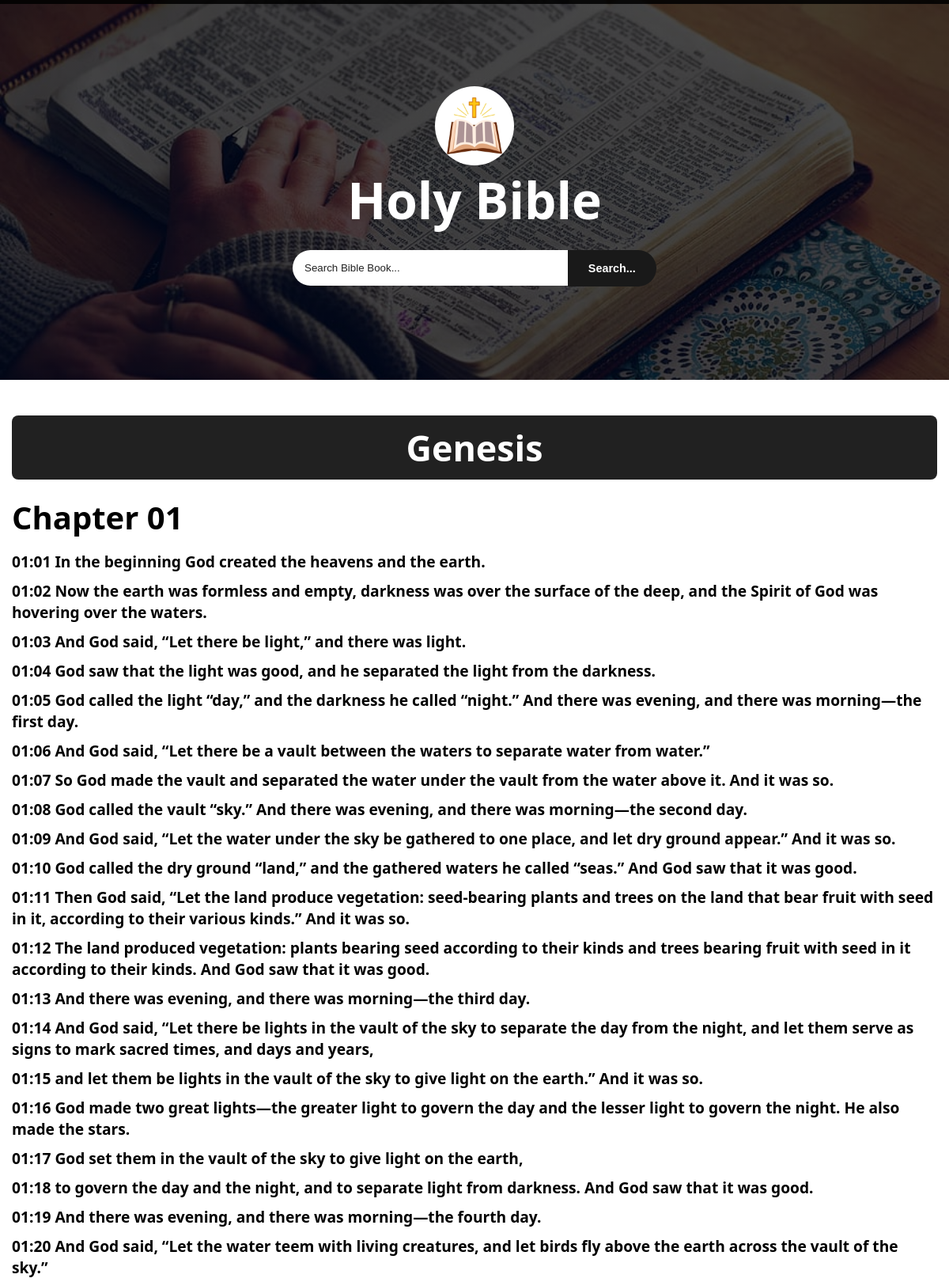
Page /book?book_name=Genesis (upper part) on the committed database.
### tables this page shows
CREATE TABLE `books` (
  `book_id` int(11) NOT NULL,
  `book_name` varchar(100) NOT NULL,
  `testament` varchar(50) NOT NULL
);

CREATE TABLE `chapters` (
  `chapter_id` int(11) NOT NULL,
  `book_id` int(11) NOT NULL,
  `chapter_number` int(11) NOT NULL
);

CREATE TABLE `verses` (
  `verse_id` int(11) NOT NULL,
  `chapter_id` int(11) NOT NULL,
  `verse_number` int(11) NOT NULL,
  `text` longtext NOT NULL
);

### book.php (the view, shortened to what this page needs)
<?php
include("connection.php");
$b_name = $_GET['book_name'];
$book_name = urldecode($b_name);
$select = $con->query("SELECT * FROM `books` WHERE `book_name` = '$book_name'");
$row = mysqli_fetch_assoc($select);
$book_id = $row['book_id'];
$book = $row['book_name'];
$chapters_query = $con->query("SELECT * FROM `chapters` WHERE `book_id` = '$book_id' ORDER BY `chapter_number`");
?>
<!DOCTYPE html>
<html lang="en">
<head>
    <link rel="stylesheet" href="style.css">
</head>
<body>
    <?php
        include("loader.php");
    ?>
    <div class="scroll-bar"></div>
    <div class="main-container">
        <div class="header">
            <img src="./Images/icon.webp" alt="Icon">
            <h1><a href="./bible">Holy Bible</a></h1>
            <form action="" method="POST">
                <input type="search" name="search_value" placeholder="Search Bible Book..." required>
                <button type="submit" name="search">Search...</button>
            </form>
        </div>
        <div class="books-container">
            <div class="title">
                <h1><?php echo htmlspecialchars($book); ?></h1>
            </div>
            <?php
            if (mysqli_num_rows($chapters_query) > 0) {
                while ($chapter_row = mysqli_fetch_assoc($chapters_query)) {
                    $chapter_id = $chapter_row['chapter_id'];
                    $chapter_number = $chapter_row['chapter_number'];
                    echo '<div class="chapter">';
                    echo '<h1>Chapter ' . str_pad($chapter_number, 2, '0', STR_PAD_LEFT) . '</h1>';
                    echo '</div>';
                    $verses_query = $con->query("SELECT * FROM `verses` WHERE `chapter_id` = '$chapter_id' ORDER BY `verse_number`");
                    echo '<div class="verse">';
                    if (mysqli_num_rows($verses_query) > 0) {
                        while ($verse_row = mysqli_fetch_assoc($verses_query)) {
                            $verse_number = $verse_row['verse_number'];
                            $text = $verse_row['text'];
                            echo '<p>' . str_pad($chapter_number, 2, '0', STR_PAD_LEFT) . ':' . str_pad($verse_number, 2, '0', STR_PAD_LEFT) . ' ' . htmlspecialchars($text) . '</p>';
                        }
                    } else {
                        echo '<p>No verses found for this chapter.</p>';
                    }
                    echo '</div>';
                }
            } else {
                echo '<center><h1>No chapters found for this book...</h1></center>';
            }
            ?>
        </div>
    </div>
</body>
</html>

### loader.php (shortened to what this page needs)
<!DOCTYPE html>
<html lang="en">
<head>
</head>
<body>
</body>
</html>

### style.css (style rules this page uses)
* { margin: 0; padding: 0; box-sizing: border-box; }
:root { --primary-color: #fff; --bg-color: rgba(0, 0, 0, 0.87); --bg-color-hover: rgb(25, 25, 25); --black: rgba(0, 0, 0, 0.87); }
html { scroll-behavior: smooth; transition: 0.4s ease-in; }
body { font-family: system-ui, -apple-system, BlinkMacSystemFont, 'Segoe UI', Roboto, Oxygen, Ubuntu, Cantarell, 'Open Sans', 'Helvetica Neue', sans-serif; }
::placeholder { color: var(--black); }
.scroll-bar { position: fixed; height: 5px; top: 0; left: 0; width: 100%; background: var(--bg-color); animation: scroll linear; animation-timeline: scroll(); }
.main-container { width: 100%; display: flex; flex-direction: column; }
.header { width: 100%; background-image: linear-gradient(rgba(0, 0, 0, 0.719), rgba(0, 0, 0, 0.719)), url(./Images/reading\ the\ bible.jpg); height: 60dvh; background-repeat: no-repeat; background-position: center; background-size: cover; display: flex; flex-direction: column; justify-content: center; align-items: center; }
.header img { width: 100px; height: 100px; border-radius: 50%; }
.header h1 { font-size: 4rem; color: var(--primary-color); }
.header h1 a { color: var(--primary-color); text-decoration: none; }
.header form { margin-top: 10px; padding: 10px; width: 40%; border-radius: 8px; display: flex; flex-direction: row; align-items: center; justify-content: space-between; }
.header form input { padding: 15px; border-radius: 50px 0px 0px 50px; border: none; width: 100%; outline: none; }
.header form button { padding: 15px 20px; border-radius: 0px 50px 50px 0px; border: none; width: 30%; text-align: center; background: var(--bg-color-hover); color: var(--primary-color); font-weight: 700; font-size: 0.9rem; transition: 0.3s ease-in; }
.books-container { display: flex; flex-direction: column; width: 100%; padding: 15px; }
.books-container .title { width: 100%; font-size: 1.4rem; text-align: center; background: var(--bg-color); color: var(--primary-color); margin-top: 30px; padding: 10px; border-radius: 8px; }
.chapter { margin-top: 20px; }
.chapter h1 { font-size: 2.5rem; }
.verse { margin-top: 5px; }
.verse p { font-weight: 600; font-size: 1.2rem; margin-top: 10px; }

### rows in the picture
books: book_name "Genesis"
chapters: chapter_number "01"
verses: chapter.chapter_number "01", verse_number "01", text "In the beginning God created the heavens and the earth."
verses: chapter.chapter_number "01", verse_number "02", text "Now the earth was formless and empty, darkness was over the surface of the deep, and the Spirit of God was hovering over the waters."
verses: chapter.chapter_number "01", verse_number "03", text "And God said, “Let there be light,” and there was light."
verses: chapter.chapter_number "01", verse_number "04", text "God saw that the light was good, and he separated the light from the darkness."
verses: chapter.chapter_number "01", verse_number "05", text "God called the light “day,” and the darkness he called “night.” And there was evening, and there was morning—the first day."
verses: chapter.chapter_number "01", verse_number "06", text "And God said, “Let there be a vault between the waters to separate water from water.”"
verses: chapter.chapter_number "01", verse_number "07", text "So God made the vault and separated the water under the vault from the water above it. And it was so."
verses: chapter.chapter_number "01", verse_number "08", text "God called the vault “sky.” And there was evening, and there was morning—the second day."
verses: chapter.chapter_number "01", verse_number "09", text "And God said, “Let the water under the sky be gathered to one place, and let dry ground appear.” And it was so."
verses: chapter.chapter_number "01", verse_number "10", text "God called the dry ground “land,” and the gathered waters he called “seas.” And God saw that it was good."
verses: chapter.chapter_number "01", verse_number "11", text "Then God said, “Let the land produce vegetation: seed-bearing plants and trees on the land that bear fruit with seed in it, according to their various kinds.” And it was so."
verses: chapter.chapter_number "01", verse_number "12", text "The land produced vegetation: plants bearing seed according to their kinds and trees bearing fruit with seed in it according to their kinds. And God saw that it was good."
verses: chapter.chapter_number "01", verse_number "13", text "And there was evening, and there was morning—the third day."
verses: chapter.chapter_number "01", verse_number "14", text "And God said, “Let there be lights in the vault of the sky to separate the day from the night, and let them serve as signs to mark sacred times, and days and years,"
verses: chapter.chapter_number "01", verse_number "15", text "and let them be lights in the vault of the sky to give light on the earth.” And it was so."
verses: chapter.chapter_number "01", verse_number "16", text "God made two great lights—the greater light to govern the day and the lesser light to govern the night. He also made the stars."
verses: chapter.chapter_number "01", verse_number "17", text "God set them in the vault of the sky to give light on the earth,"
verses: chapter.chapter_number "01", verse_number "18", text "to govern the day and the night, and to separate light from darkness. And God saw that it was good."
verses: chapter.chapter_number "01", verse_number "19", text "And there was evening, and there was morning—the fourth day."
verses: chapter.chapter_number "01", verse_number "20", text "And God said, “Let the water teem with living creatures, and let birds fly above the earth across the vault of the sky.”"
